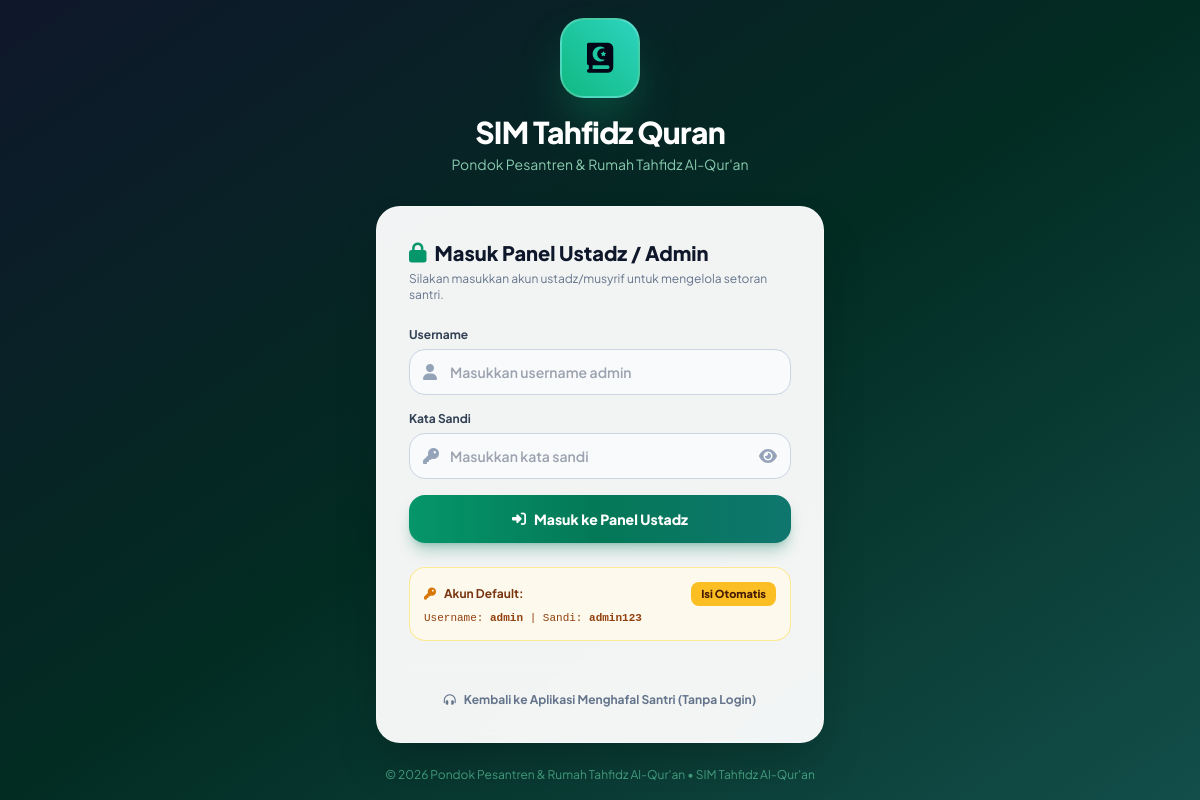
The page /login on the database its author committed.
### tables this page shows
CREATE TABLE pengaturan (
                kunci TEXT PRIMARY KEY,
                nilai TEXT
            );

### views/login.php (the view, shortened to what this page needs)
<?php
$db = Database::getConnection();
$namaPesantren = $db->query("SELECT nilai FROM pengaturan WHERE kunci = 'nama_pesantren'")->fetchColumn() ?: 'Pondok Pesantren Tahfidz Al-Qur\'an';
$namaAplikasi = $db->query("SELECT nilai FROM pengaturan WHERE kunci = 'nama_aplikasi'")->fetchColumn() ?: 'SIM Tahfidz Quran';
?>
<!DOCTYPE html>
<html lang="id" class="h-full bg-slate-100">
<head>
    <script src="https://cdn.tailwindcss.com"></script>
    <link rel="stylesheet" href="https://cdnjs.cloudflare.com/ajax/libs/font-awesome/6.5.1/css/all.min.css">
</head>
<body class="min-h-full flex items-center justify-center p-4 bg-gradient-to-br from-slate-900 via-emerald-950 to-teal-900">
    <div class="w-full max-w-md">
        <div class="text-center mb-8">
            <div class="inline-flex items-center justify-center w-20 h-20 rounded-3xl bg-gradient-to-tr from-emerald-500 to-teal-400 text-slate-950 text-3xl shadow-2xl shadow-emerald-500/40 mb-4 border-2 border-white/20">
                <i class="fa-solid fa-book-quran"></i>
            </div>
            <h1 class="text-2xl sm:text-3xl font-extrabold text-white tracking-tight">
                <?= htmlspecialchars($namaAplikasi) ?>
            </h1>
            <p class="text-xs sm:text-sm text-emerald-200/80 mt-1">
                <?= htmlspecialchars($namaPesantren) ?>
            </p>
        </div>
        <div class="bg-white/95 backdrop-blur-xl rounded-3xl p-6 sm:p-8 shadow-2xl border border-white/30">
            <div class="mb-6">
                <h2 class="text-lg sm:text-xl font-extrabold text-slate-900 flex items-center gap-2">
                    <i class="fa-solid fa-lock text-emerald-600"></i>
                    <span>Masuk Panel Ustadz / Admin</span>
                </h2>
                <p class="text-xs text-slate-500 mt-1">
                    Silakan masukkan akun ustadz/musyrif untuk mengelola setoran santri.
                </p>
            </div>
            <form method="POST" action="login" class="space-y-4">
                <div>
                    <label class="block text-xs font-bold text-slate-700 mb-1.5">
                        Username
                    </label>
                    <div class="relative">
                        <span class="absolute inset-y-0 left-0 pl-3.5 flex items-center pointer-events-none text-slate-400">
                        </span>
                        <input type="text" name="username" id="input-username" required autofocus value="<?= htmlspecialchars($_POST['username'] ?? '') ?>" placeholder="Masukkan username admin" class="w-full pl-10 pr-4 py-3 bg-slate-50 border border-slate-300 rounded-2xl text-sm font-semibold text-slate-900 focus:bg-white focus:ring-2 focus:ring-emerald-500 focus:border-emerald-500 focus:outline-none transition-all">
                    </div>
                </div>
                <div>
                    <label class="block text-xs font-bold text-slate-700 mb-1.5 flex items-center justify-between">
                        <span>Kata Sandi</span>
                    </label>
                    <div class="relative">
                        <span class="absolute inset-y-0 left-0 pl-3.5 flex items-center pointer-events-none text-slate-400">
                        </span>
                        <input type="password" name="password" id="input-password" required placeholder="Masukkan kata sandi" class="w-full pl-10 pr-11 py-3 bg-slate-50 border border-slate-300 rounded-2xl text-sm font-semibold text-slate-900 focus:bg-white focus:ring-2 focus:ring-emerald-500 focus:border-emerald-500 focus:outline-none transition-all">
                        <button type="button" onclick="togglePasswordVisibility()" class="absolute inset-y-0 right-0 pr-3.5 flex items-center text-slate-400 hover:text-slate-600 transition-colors" title="Lihat / Sembunyikan Kata Sandi">
                            <i class="fa-solid fa-eye" id="icon-toggle-password"></i>
                        </button>
                    </div>
                </div>
                <button type="submit" class="w-full mt-2 py-3.5 px-4 bg-gradient-to-r from-emerald-600 via-emerald-700 to-teal-700 hover:from-emerald-700 hover:to-teal-800 text-white font-extrabold text-sm rounded-2xl shadow-lg shadow-emerald-700/30 transition-all transform active:scale-95 flex items-center justify-center gap-2">
                    <i class="fa-solid fa-right-to-bracket"></i>
                    <span>Masuk ke Panel Ustadz</span>
                </button>
            </form>
            <div class="mt-6 p-3.5 rounded-2xl bg-amber-50/80 border border-amber-200/90 text-xs text-amber-900">
                <div class="flex items-center justify-between gap-2">
                    <div class="flex items-center gap-2 font-bold">
                        <i class="fa-solid fa-key text-amber-600"></i>
                        <span>Akun Default:</span>
                    </div>
                    <button type="button" onclick="fillDemoCredentials()" class="text-[11px] font-extrabold bg-amber-400 hover:bg-amber-500 text-amber-950 px-2.5 py-1 rounded-lg transition-all active:scale-95 shadow-xs">
                        Isi Otomatis
                    </button>
                </div>
                <div class="mt-1 font-mono text-[11px] text-amber-800">
                    Username: <span class="font-bold">admin</span> | Sandi: <span class="font-bold">admin123</span>
                </div>
            </div>
            <div class="mt-6 pt-5 border-t border-slate-100 text-center">
                <a href="player" class="inline-flex items-center gap-2 text-xs font-bold text-slate-500 hover:text-emerald-700 transition-colors">
                    <i class="fa-solid fa-headphones-simple"></i>
                    <span>Kembali ke Aplikasi Menghafal Santri (Tanpa Login)</span>
                </a>
            </div>
        </div>
        <p class="text-center text-xs text-emerald-300/60 mt-6">
            &copy; <?= date('Y') ?> <?= htmlspecialchars($namaPesantren) ?> • SIM Tahfidz Al-Qur'an
        </p>
    </div>
</body>
</html>

### views/login.php (style rules this page uses)
body { font-family: 'Plus Jakarta Sans', sans-serif; -webkit-tap-highlight-color: transparent; }

### rows shown on the page
pengaturan: nilai "SIM Tahfidz Quran"
pengaturan: nilai "Pondok Pesantren & Rumah Tahfidz Al-Qur'an"
